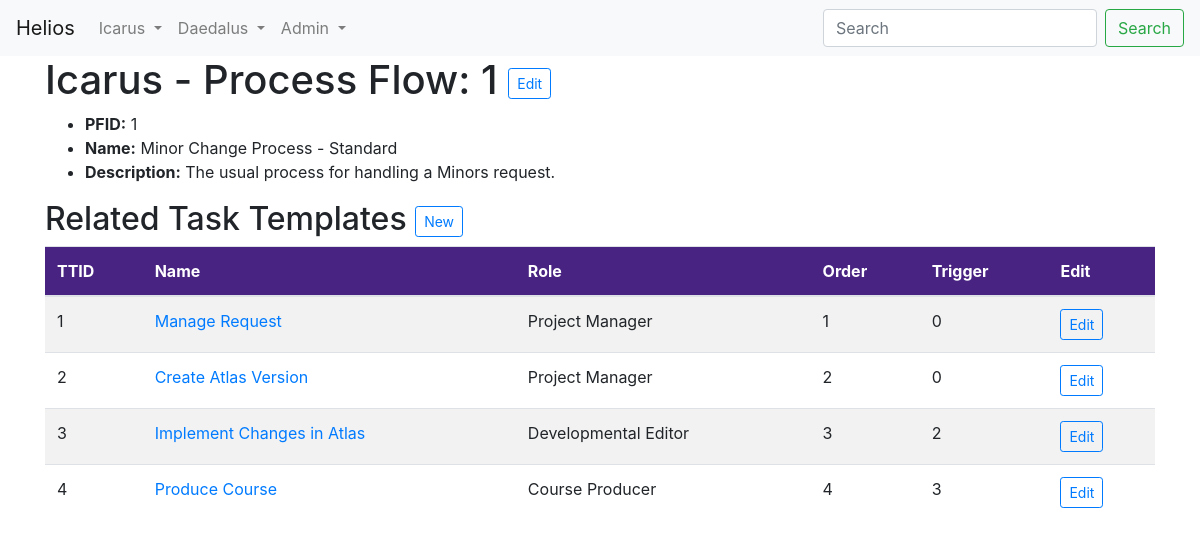
/PF/1/, run on the app's committed database.
### Icarus/models.py (models this page shows, shortened)
class Flows(models.Model):
    name = models.CharField(max_length=50, blank=False)
    description = models.TextField()
    active = models.NullBooleanField(default=True)
    create_by = models.CharField(max_length=50, blank=False)
    create_date = models.DateTimeField(auto_now_add=True)
    modified_by = models.CharField(max_length=50, blank=True)
    modified_date = models.DateTimeField(auto_now=True)

class TaskTemplates(models.Model):
    TEMPLATE_STATUSES = (
        ("P", "Pre-Planning"),
        ("A", "Assignable"),
        ("I", "In Progress"),
        ("H", "Hold"),
        ("C", "Completed"),
        ("X", "Canceled"),
    )
    fk_flow = models.ForeignKey('Flows', on_delete=models.CASCADE)
    orderid = models.IntegerField(blank=False)
    Trigger = models.IntegerField(blank=False)
    name = models.CharField(max_length=36, blank=False)
    role = models.ForeignKey('Roles',on_delete=models.CASCADE,blank=True, null=True)
    self_assign = models.NullBooleanField(default=False)
    default_status = models.CharField(max_length=1, choices=TEMPLATE_STATUSES, default="P")

class Roles(models.Model):
    name = models.CharField(max_length=50, blank=False)
    acronym = models.CharField(max_length=5, blank=False)
    def __str__(self):
        return self.name

### Icarus/views.py (the view)
# urls.py: url(r'^PF/(?P<pk>\d+)/$', views.PF_detail, name='PF_detail'),
def PF_detail(request, pk):
    ProcessFlow = models.Flows.objects.get(pk=pk)
    tasktemplates = models.TaskTemplates.objects.filter(fk_flow=ProcessFlow.pk)
    return render(request, 'Icarus/PF/PF_detail.html', {'ProcessFlow':ProcessFlow, 'tasktemplates':tasktemplates})

### Icarus/templates/Icarus/PF/PF_detail.html
{% extends 'Icarus/base.html' %}
{% block content %}
        <h1>Icarus - Process Flow: {{ ProcessFlow.pk }}
        <a href="{% url 'PF_edit' pk=ProcessFlow.pk %}">
          <button type="button" class="btn btn-outline-primary btn-sm">Edit</button>
        </a></h1>
        <ul>
          <li><strong>PFID:</strong> {{ ProcessFlow.pk }}</li>
          <li><strong>Name:</strong> {{ ProcessFlow.name }}</li>
          <li><strong>Description:</strong> {{ ProcessFlow.description }}</li>
        </ul>
        <h2>Related Task Templates
          <a href="{% url 'TT_new' ProcessFlow.pk %}">
            <button type="button" class="btn btn-outline-primary btn-sm">New</button>
          </a>
        </h2>
        <table class="table table-striped TTs">
          <thead class="black">
            <tr>
              <th>TTID</th>
              <th>Name</th>
              <th>Role</th>
              <th>Order</th>
              <th>Trigger</th>
              <th>Edit</th>
          </thead>
          <tbody>
            {% for tasktemplate in tasktemplates %}
            <tr>
              <td>{{ tasktemplate.pk }}</td>
              <td><a href="{% url 'TT_detail' pk=tasktemplate.pk %}">{{ tasktemplate.name }}</a></td>
              <td>{{ tasktemplate.role }}</td>
              <td>{{ tasktemplate.orderid }}</td>
              <td>{{ tasktemplate.Trigger }}</td>
              <td><a href="{% url 'TT_edit' tasktemplate.pk %}">
                <button type="button" class="btn btn-outline-primary btn-sm">Edit</button>
              </a></td>
            </tr>
            {% endfor %}
          </tbody>
        </table>
{% endblock %}

### Icarus/static/css/Icarus.css (style rules this page uses)
.TTs th { padding-top: 12px; padding-bottom: 12px; text-align: left; background-color: #482382; color: white; }

### data on the page
Flows: pk "1", name "Minor Change Process - Standard", description "The usual process for handling a Minors request."
TaskTemplates: pk "1", name "Manage Request", role "Project Manager", orderid "1", Trigger "0"
TaskTemplates: pk "2", name "Create Atlas Version", role "Project Manager", orderid "2", Trigger "0"
TaskTemplates: pk "3", name "Implement Changes in Atlas", role "Developmental Editor", orderid "3", Trigger "2"
TaskTemplates: pk "4", name "Produce Course", role "Course Producer", orderid "4", Trigger "3"
